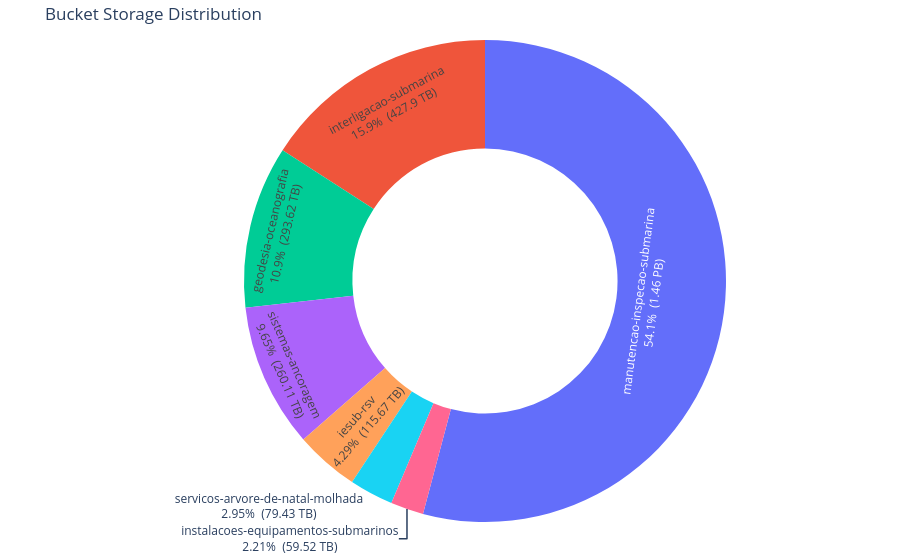

The notebook cell this image was saved under:
### Code cell
import plotly.graph_objects as go

labels=summary["bucket"].to_list()
values=summary["total_size"].to_list()
human=summary["human_size"].to_list()

fig=go.Figure(data=[
    go.Pie(
        labels=labels,
        values=values,
        hole=0.55,
        textinfo="label+percent",
        texttemplate="%{label}<br>%{percent}  ("+
                     "%{customdata})",
        customdata=human,
        hovertemplate=(
            "<b>%{label}</b><br>"+
            "Size: %{customdata}<br>"+
            "Percent: %{percent}<extra></extra>"
        )
    )
])

fig.update_layout(
    title="Bucket Storage Distribution",
    showlegend=False,
    legend_title="Bucket (Size)",
    margin=dict(l=20,r=20,t=40,b=20)
)


out=widgets.Output()
with out:
    fig.show()

widgets.HBox([out])

### Figure 1 — Plotly figure (JSON) as saved in the notebook; plotly's stock layout.template omitted (floating-point values rounded to 4 significant figures)
{"data": [{"customdata": ["115.67 TB", "260.11 TB", "59.52 TB", "1.46 PB", "293.62 TB", "427.9 TB", "79.43 TB"], "hole": 0.55, "hovertemplate": "<b>%{label}</b><br>Size: %{customdata}<br>Percent: %{percent}<extra></extra>", "labels": ["iesub-rsv", "sistemas-ancoragem", "instalacoes-equipamentos-submarinos", "manutencao-inspecao-submarina", "geodesia-oceanografia", "interligacao-submarina", "servicos-arvore-de-natal-molhada"], "textinfo": "label+percent", "texttemplate": "%{label}<br>%{percent}  (%{customdata})", "type": "pie", "values": [115665691344709, 260106876741867, 59522041036999, 1459620165688547, 293621717528059, 427896217598987, 79432551595635]}], "layout": {"autosize": true, "legend": {"title": {"text": "Bucket (Size)"}}, "margin": {"b": 20, "l": 20, "r": 20, "t": 40}, "showlegend": false, "title": {"text": "Bucket Storage Distribution"}}}
